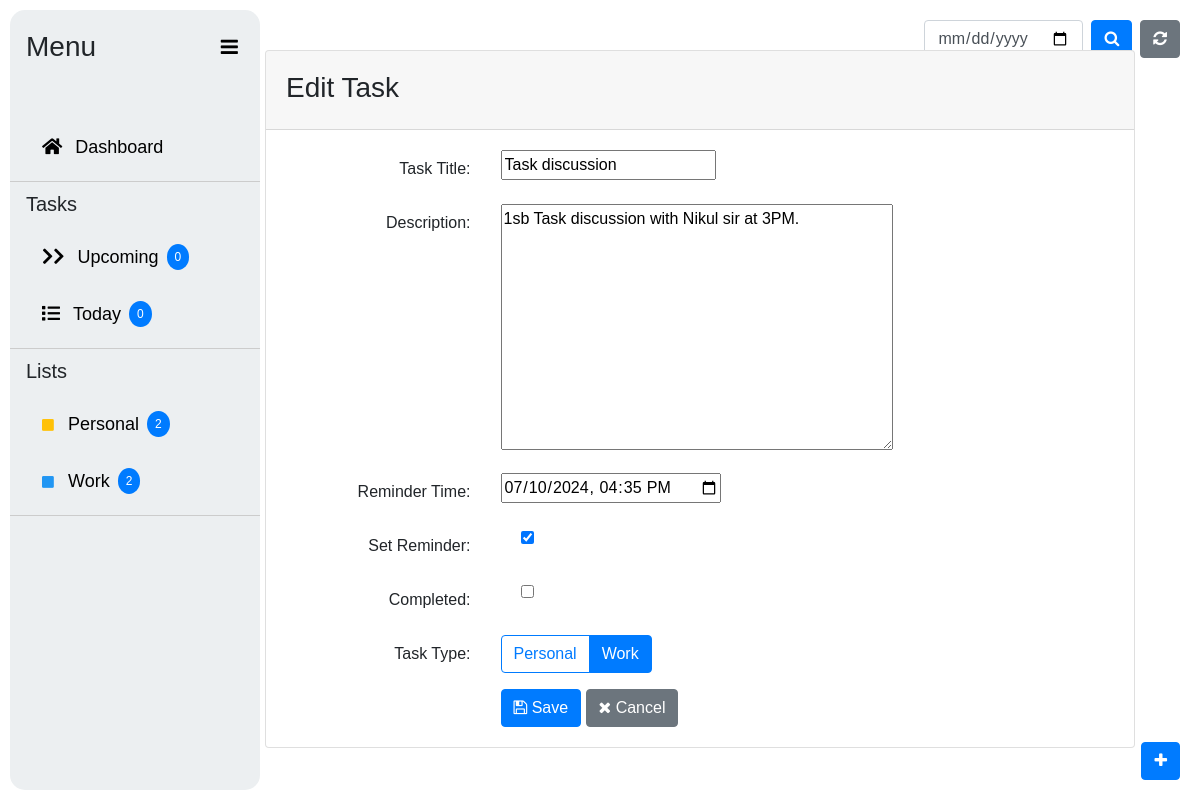
Before: /edit/2/ with the older database file.
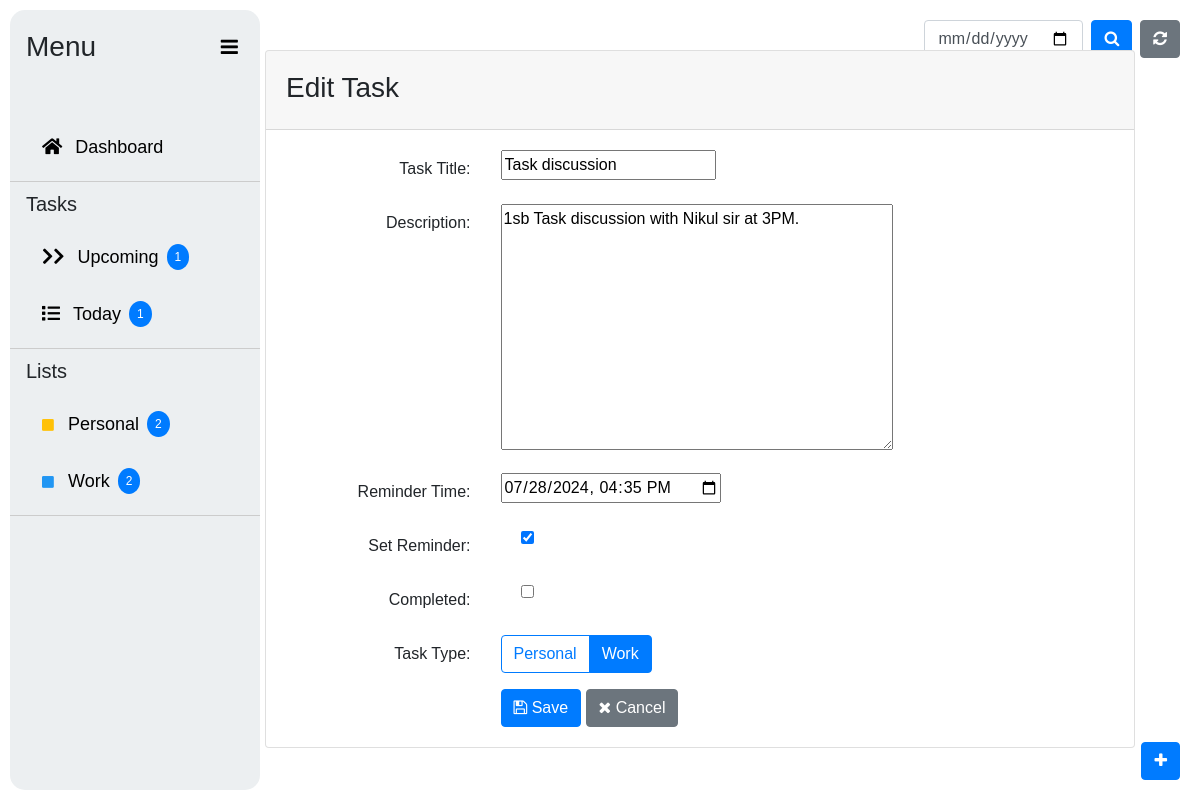
After: the same page with the newer database file.
### tasks/models.py (models this page shows, shortened)
class Task(models.Model):
    TASK_TYPE_CHOICES = [
        ('personal', 'Personal'),
        ('work', 'Work'),
    ]
    title = models.CharField(max_length=200)
    description = models.TextField()
    completed = models.BooleanField(default=False)
    reminder_time = models.DateTimeField(blank=True, null=True)
    is_reminder_set = models.BooleanField(default=False)
    task_type = models.CharField(max_length=10, choices=TASK_TYPE_CHOICES, default='personal')

### tasks/views.py (the view)
# urls.py: path('edit/<int:pk>/', views.task_update, name='edit-task'),
def task_update(request, pk):
    tomorrow = timezone.now().date() + timedelta(days=1)
    upcoming_count = Task.objects.filter(reminder_time__date__gte=tomorrow).count()
    today = timezone.now().date()
    today_count = Task.objects.filter(reminder_time__date=today).count()
    personal_tasks = Task.objects.filter(task_type='personal', completed=False).order_by('reminder_time')
    personal_count = personal_tasks.count()
    work_tasks = Task.objects.filter(task_type='work', completed=False).order_by('reminder_time')
    work_count = work_tasks.count()
    task = get_object_or_404(Task, pk=pk)
    if request.method == 'POST':
        form = TaskForm(request.POST, instance=task)
        if form.is_valid():
            task = form.save(commit=False)
            if task.completed:
                task.reminder_time = None
                task.is_reminder_set = False
            task.save()
            messages.success(request, f'Task "{task.title}" updated successfully.')
            return redirect('task-list')
    else:
        form = TaskForm(instance=task)
    return render(request, 'tasks/task_form.html', {'form': form,'upcoming_count': upcoming_count,
        'today_count': today_count,'personal_count':personal_count,
        'work_count':work_count})

### tasks/forms.py
class TaskForm(forms.ModelForm):
    TASK_TYPE_CHOICES = [
        ('personal', 'Personal'),
        ('work', 'Work'),
    ]
    task_type = forms.ChoiceField(choices=TASK_TYPE_CHOICES, widget=forms.RadioSelect, initial='work')
    class Meta:
        model = Task
        fields = ['title', 'description', 'completed', 'reminder_time', 'is_reminder_set','task_type']
        widgets = {
            'reminder_time': forms.DateTimeInput(attrs={'type': 'datetime-local'}, format='%Y-%m-%dT%H:%M'),
        }

### tasks/templates/tasks/task_form.html (shortened to what the changed rows need)
{% extends 'base.html' %}
{% block content %}
<div class="container">
    <div class="row justify-content-center">
        <div class="col-12">
            <div class="card">
                <div class="card-body">
                    <form method="post">
                        <div class="form-group row">
                            <div class="col-md-9">
                                {{ form.title }}
                            </div>
                        </div>
                        <div class="form-group row">
                            <div class="col-md-9">
                                {{ form.description }}
                            </div>
                        </div>
                        <div class="form-group row">
                            <div class="col-md-9">
                                {{ form.reminder_time }}
                            </div>
                        </div>
                        <div class="form-group row">
                            <div class="col-md-9">
                                <div class="form-check mb-2">
                                    {{ form.is_reminder_set }}
                                </div>
                            </div>
                        </div>
                        <div class="form-group row">
                            <div class="col-md-9">
                                <div class="form-check">
                                    {{ form.completed }}
                                </div>
                            </div>
                        </div>
                    </form>
                </div>
            </div>
        </div>
    </div>
</div>
{% endblock %}

Changed rows visible on the page:
changed Task "Task discussion": reminder_time "07/10/2024 16:35" → "07/28/2024 16:35"
Other visible differences:
{{ upcoming_count }}: "0" → "1"
{{ today_count }}: "0" → "1"
